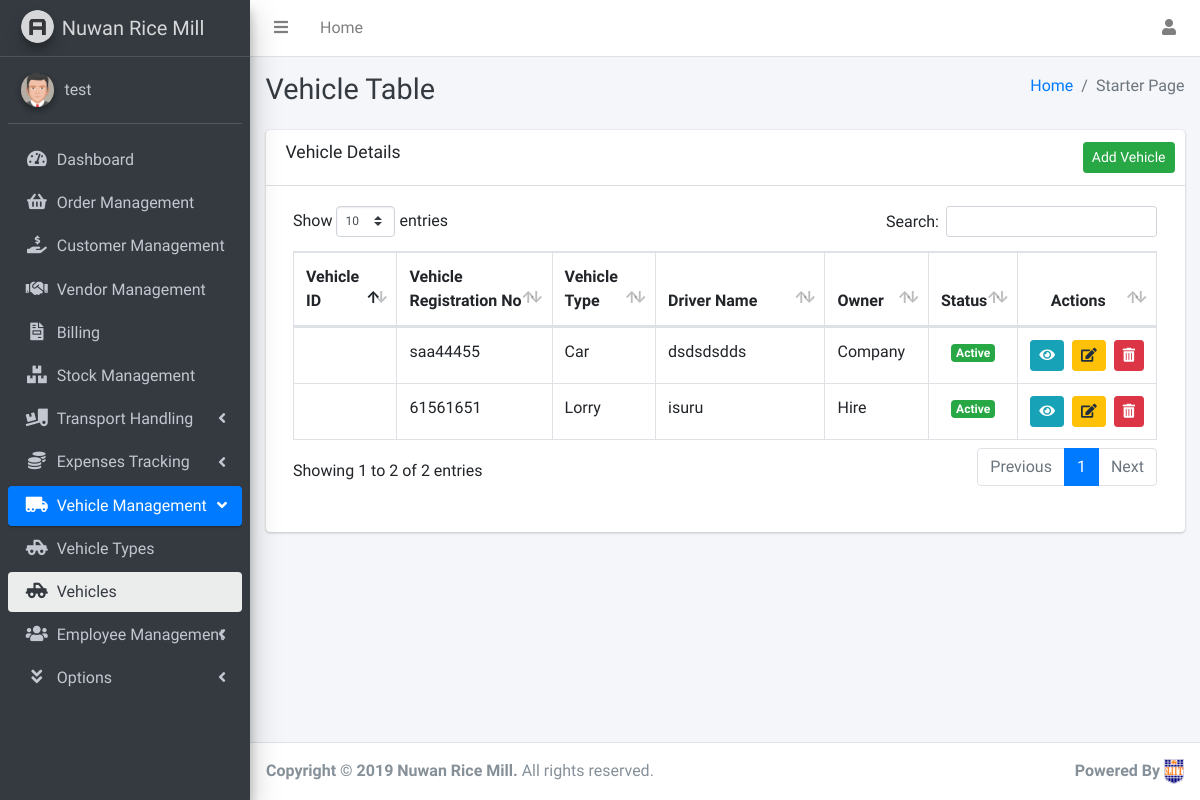
Page /Vehicle/VehicleTable.php (signed in) on the earlier database version.
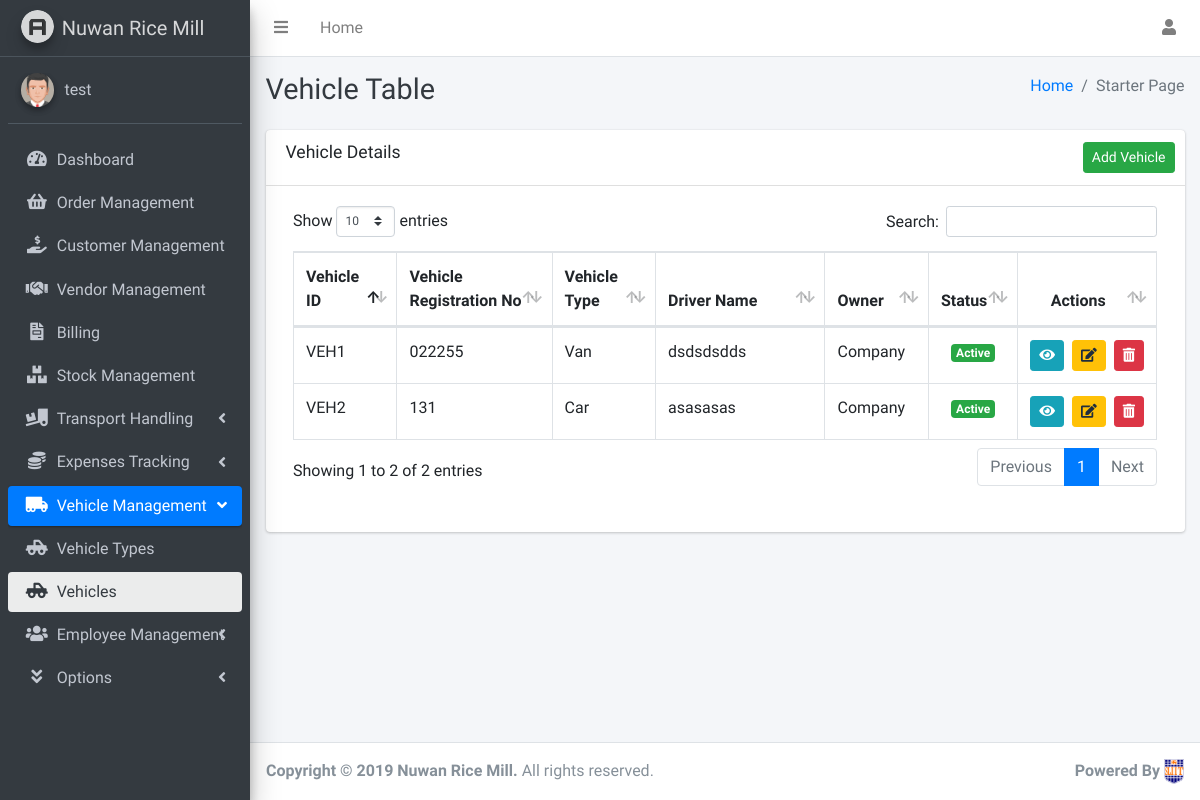
Same page on the later database version.
### tables this page shows
CREATE TABLE `employee` (
  `id` int(11) NOT NULL,
  `empid` varchar(50) NOT NULL,
  `fullname` varchar(200) NOT NULL,
  `name` varchar(100) NOT NULL,
  `dob` varchar(50) NOT NULL,
  `gender` varchar(10) NOT NULL,
  `nicnum` varchar(12) NOT NULL,
  `mnumber` varchar(10) NOT NULL,
  `empaddress` varchar(250) NOT NULL,
  `jondate` varchar(50) NOT NULL,
  `emptype` varchar(15) NOT NULL,
  `designation` varchar(25) NOT NULL,
  `DrivingLicenNum` varchar(50) NOT NULL,
  `Imglocation` varchar(200) NOT NULL,
  `Imgstatus` varchar(2) NOT NULL
);

CREATE TABLE `vehicle` (
  `VehicleID` int(11) NOT NULL,
  `VehID` varchar(50) NOT NULL,
  `VRegistrationNo` varchar(60) NOT NULL,
  `ModelNo` varchar(150) NOT NULL,
  `ChassisNo` varchar(150) NOT NULL,
  `EngineNo` varchar(150) NOT NULL,
  `V_typeId` int(11) NOT NULL,
  `id` int(11) NOT NULL,
  `VOwner` varchar(20) NOT NULL,
  `Status` varchar(20) NOT NULL
);

CREATE TABLE `vehicletype` (
  `V_typeId` int(11) NOT NULL,
  `vehicleTId` varchar(50) NOT NULL,
  `V_typeName` varchar(50) NOT NULL
);

### Vehicle/VehicleTable.php (the view, shortened to what the changed rows need)
<?php
require '../inc/dbconnect.php';
$query = "SELECT v.VehicleID,v.VehID,v.VRegistrationNo,v.Status,v.VOwner,vt.V_typeName,e.name FROM employee e, vehicletype vt,vehicle v WHERE e.id = v.id AND vt.V_typeId = v.V_typeId";
$vehicles = mysqli_query($con, $query);
?>
<!DOCTYPE html>
<html lang="en">
<head>
    <link rel="stylesheet" href="../dist/css/customCSS.css">
    <link rel="stylesheet" href="../plugins/overlayScrollbars/css/OverlayScrollbars.min.css">
    <link rel="stylesheet" href="../plugins/fontawesome-free/css/all.min.css">
    <link rel="stylesheet" href="../dist/css/adminlte.min.css">
    <link rel="stylesheet" href="../plugins/datatables-bs4/css/dataTables.bootstrap4.css">
    <link rel="stylesheet" href="../sweetalert/sweetalert2.min.css">
</head>
<body class="hold-transition sidebar-mini layout-fixed layout-navbar-fixed layout-footer-fixed">
    <div class="wrapper">
        <div class="content-wrapper">
            <div class="content-header">
                <div class="container-fluid">
                    <div class="row mb-2">
                        <div class="col-sm-6">
                            <h1 class="m-0 text-dark">Vehicle <span>Table</span></h1>
                        </div>
                    </div>
                </div>
            </div>
            <div class="content">
                <div class="container-fluid">
                    <div class="card mb-5">
                        <div class="card-body">
                            <div class="table-responsive">
                                <div class="dataTables_wrapper container-fluid dt-bootstrap4">
                                    <table id="example1" class="table table-bordered table-hover">
                                        <thead>
                                            <tr>
                                                <th style="width: 12%">Vehicle ID</th>
                                                <th style="width: 18%">Vehicle Registration No</th>
                                                <th style="width: 12%">Vehicle Type</th>
                                                <th>Driver Name</th>
                                                <th style="width: 12%">Owner</th>
                                                <th style="width: 10%">Status</th>
                                                <th class="text-center" style="width: 10%">Actions</th>
                                            </tr>
                                        </thead>
                                        <tbody>
                                            <?php
                                            while ($row = mysqli_fetch_assoc($vehicles)) {
                                                $VehicleID = $row['VehicleID'];
                                                $vehcid = $row['VehID'];
                                                $RegistrationNo = $row['VRegistrationNo'];
                                                $VType = $row['V_typeName'];
                                                $DriverName = $row['name'];
                                                $Owner = $row['VOwner'];
                                                $Status = $row['Status'];
                                            ?>
                                                <tr>
                                                    <td><?php echo $vehcid ?></td>
                                                    <td><?php echo $RegistrationNo ?></td>
                                                    <td><?php echo $VType ?></td>
                                                    <td><?php echo $DriverName ?></td>
                                                    <td><?php echo $Owner ?></td>
                                                    <td class="text-center"><?php
                                                                            if ($Status == 'Active') {
                                                                                echo '
                                                            <span class="badge badge-success">' . $Status . '</span>
                                                            ';
                                                                            } elseif ($Status == 'Inactive') {
                                                                                echo '
                                                            <span class="badge badge-danger">' . $Status . '</span>
                                                            ';
                                                                            } elseif ($Status == 'Repair') {
                                                                                echo '
                                                            <span class="badge badge-info">' . $Status . '</span>
                                                            ';
                                                                            }
                                                                            ?></td>
                                                    <td class="text-center">
                                                        <div class="btn-group btn-group-sm">
                                                            <a href="ViewVehicleDetails.php?vid=<?php echo $VehicleID  ?>"><button type="button" class="btn btn-info btn-sm" data-toggle="tooltip" data-placement="top" title="View">
                                                                    <i class="fas fa-eye"></i>
                                                                </button></a> &nbsp;&nbsp;
                                                            <a href="VehicleDetails.php?vid=<?php echo $VehicleID  ?>"><button type="button" class="btn btn-warning btn-sm" data-toggle="tooltip" data-placement="top" title="Edit">
                                                                    <i class="fas fa-edit"></i>
                                                                </button></a> &nbsp;&nbsp;
                                                            <a href="../inc/deletevehicle.php?vid=<?php echo $VehicleID  ?>" class="btn-del"><button type="button" class="btn btn-danger btn-sm" data-toggle="tooltip" data-placement="top" title="Delete">
                                                                    <i class="fas fa-trash-alt"></i>
                                                                </button></a>
                                                        </div>
                                                    </td>
                                                </tr>
                                            <?php
                                            }
                                            ?>
                                        </tbody>
                                    </table>
                                    <br>
                                </div>
                            </div>
                        </div>
                    </div>
                    <br>
                </div>
            </div>
        </div>
    </div>
</body>
</html>

Differences in the rows shown:
no longer on this page (row unchanged): employee: vehicle.VRegistrationNo "61561651", vehicletype.V_typeName "Lorry", name "isuru", vehicle.VOwner "Hire", vehicle.Status "Active"
shown differently, row unchanged: employee "dsdsdsdds": vehicle.VehID (not shown) → "VEH1"; vehicle.VRegistrationNo "saa44455" → "022255"; vehicletype.V_typeName "Car" → "Van"
added employee: vehicle.VehID "VEH2", vehicle.VRegistrationNo "131", vehicletype.V_typeName "Car", name "asasasas", vehicle.VOwner "Company", vehicle.Status "Active"
